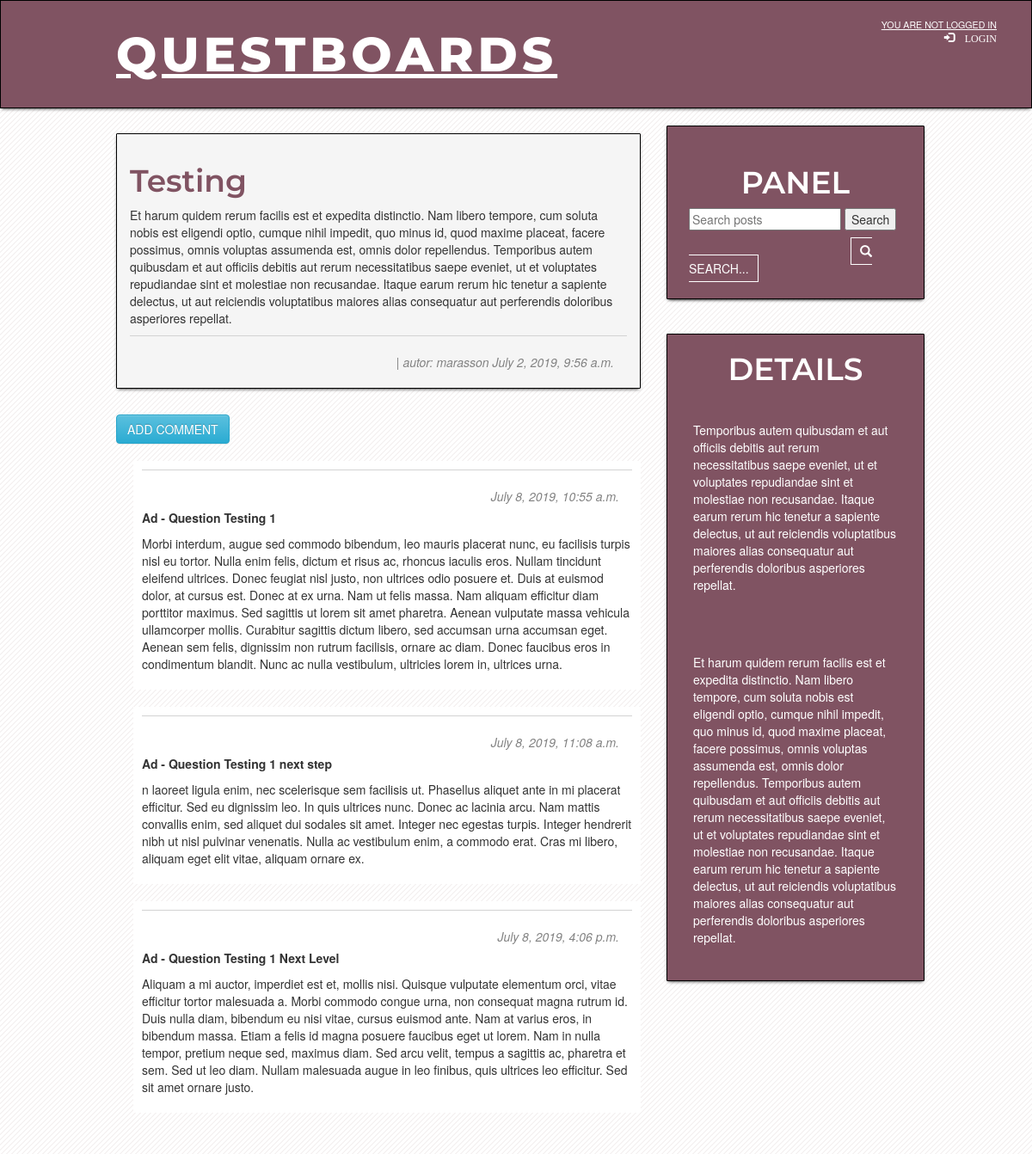
The app's page /post/1/ with its own data.
### my_project/models.py (models this page shows, shortened)
class Post(models.Model):
    author = models.ForeignKey('auth.User', on_delete=models.CASCADE)
    title = models.CharField(max_length=200)
    text = models.TextField()
    created_date = models.DateTimeField(
            default=timezone.now)
    published_date = models.DateTimeField(
            blank=True, null=True)

class Comment(models.Model):
    post = models.ForeignKey('my_project.Post', on_delete=models.CASCADE, related_name='comments')
    author = models.CharField(max_length=200)
    text = models.TextField()
    created_date = models.DateTimeField(default=timezone.now)
    approved_comment = models.BooleanField(default=False)

### my_project/views.py (the view)
# urls.py: path('post/<int:pk>/', views.post_detail, name='post_detail'),
def post_detail(request, pk):
    post = get_object_or_404(Post, pk=pk)
    return render(request, 'my_project/post_detail.html', {'post': post})

### my_project/templates/my_project/post_detail.html (shortened to what this page needs)
{% extends 'my_project/base.html' %}
{% block content %}
<div class="post">
    <h1>{{ post.title }}</h1>
    <p>{{ post.text|linebreaksbr }}</p>
    {% if post.published_date %}
    <div class="date">
        <span>| autor:</span>
        {{ post.author }}
        {{ post.published_date }}
    </div>
    {% else %}
    <hr>
    <a class="btn btn-success" href="{% url 'post_publish' pk=post.pk %}">PUBLISH</a>
    {% endif %}
</div>
<a class="btn btn-info" href="{% url 'add_comment_to_post' pk=post.pk %}">ADD COMMENT</a>
{% for comment in post.comments.all %}
{% if user.is_authenticated or comment.approved_comment %}
<div class="comment">
    <div class="date">
        {{ comment.created_date }}
    </div>
    <strong>{{ comment.author }}</strong>
    <p>{{ comment.text|linebreaks }}</p>
</div>
{% endif %}
{% empty %}
<br><br>
<p>No comments here yet :(</p>
{% endfor %}
{% endblock %}

### static/css/my_project.css (style rules this page uses)
body { width: 100%; }
h1, h3, h4 { font-family: 'Montserrat', sans-serif; font-weight: 600; color: #805362; }
.date { color: #828282; font-style: italic; border-top: 1px solid lightgray; padding: 20 15 5 10; text-align: right; }
.post { margin-top: 9px; margin-bottom: 30px; border: 1px solid gray; background-color: whitesmoke; box-shadow: 0 2px 4px -2px #000000; padding: 15 15 15 15; border-radius: 1px; border: 1px solid black; }
.comment { margin: 20px 0px 20px 20px; padding: 10 10 10 10; background-color: #fff !important; }

### records on screen
Post: title "Testing", text "Et harum quidem rerum facilis est et expedita distinctio. Nam libero tempore, cum soluta nobis est eligendi optio, cumque nihil impedit, quo minus id, quod maxime placeat, facere possimus, omnis voluptas assumenda est, omnis dolor repellendus. Temporibus autem quibusdam et aut officiis debitis aut rerum necessitatibus saepe eveniet, ut et voluptates repudiandae sint et molestiae non recusandae. Itaque earum rerum hic tenetur a sapiente delectus, ut aut reiciendis voluptatibus maiores alias consequatur aut perferendis doloribus asperiores repellat.", author "marasson", published_date "July 2, 2019, 9:56 a.m."
Comment: created_date "July 8, 2019, 10:55 a.m.", author "Ad - Question Testing 1", text "Morbi interdum, augue sed commodo bibendum, leo mauris placerat nunc, eu facilisis turpis nisl eu tortor. Nulla enim felis, dictum et risus ac, rhoncus iaculis eros. Nullam tincidunt eleifend ultrices. Donec feugiat nisl justo, non ultrices odio posuere et. Duis at euismod dolor, at cursus est. Donec at ex urna. Nam ut felis massa. Nam aliquam efficitur diam porttitor maximus. Sed sagittis ut lorem sit amet pharetra. Aenean vulputate massa vehicula ullamcorper mollis. Curabitur sagittis dictum libero, sed accumsan urna accumsan eget. Aenean sem felis, dignissim non rutrum facilisis, ornare ac diam. Donec faucibus eros in condimentum blandit. Nunc ac nulla vestibulum, ultricies lorem in,…"
Comment: created_date "July 8, 2019, 11:08 a.m.", author "Ad - Question Testing 1 next step", text "n laoreet ligula enim, nec scelerisque sem facilisis ut. Phasellus aliquet ante in mi placerat efficitur. Sed eu dignissim leo. In quis ultrices nunc. Donec ac lacinia arcu. Nam mattis convallis enim, sed aliquet dui sodales sit amet. Integer nec egestas turpis. Integer hendrerit nibh ut nisl pulvinar venenatis. Nulla ac vestibulum enim, a commodo erat. Cras mi libero, aliquam eget elit vitae, aliquam ornare ex."
Comment: created_date "July 8, 2019, 4:06 p.m.", author "Ad - Question Testing 1 Next Level", text "Aliquam a mi auctor, imperdiet est et, mollis nisi. Quisque vulputate elementum orci, vitae efficitur tortor malesuada a. Morbi commodo congue urna, non consequat magna rutrum id. Duis nulla diam, bibendum eu nisi vitae, cursus euismod ante. Nam at varius eros, in bibendum massa. Etiam a felis id magna posuere faucibus eget ut lorem. Nam in nulla tempor, pretium neque sed, maximus diam. Sed arcu velit, tempus a sagittis ac, pharetra et sem. Sed ut leo diam. Nullam malesuada augue in leo finibus, quis ultrices leo efficitur. Sed sit amet ornare justo."
